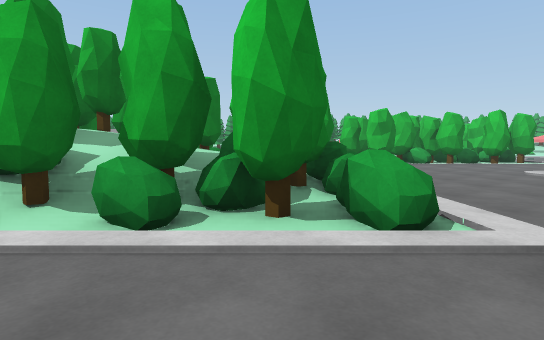
[1] (above)

23 first-person views from a walk through a scene from a Unity 3-D project. The camera is 1.2 m above the floor, tilts 4° down and sees 80° across. The floor is counted in squares, 2 m on a side. Each view is taken from the middle of a square. On the plan, view 1 faces up. The plan holds only what a view shows up to about 10 squares ahead; the rest is blank. The place goes on beyond the plan. Some animated figures are left out.

[2]
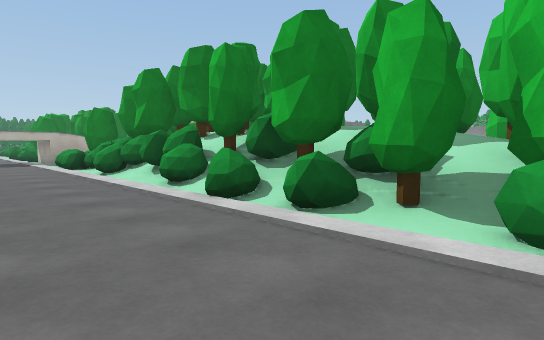

[3]
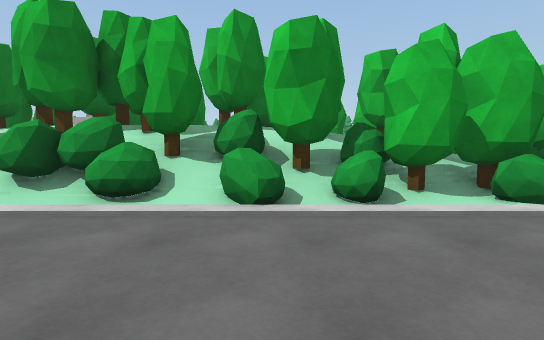

[4]
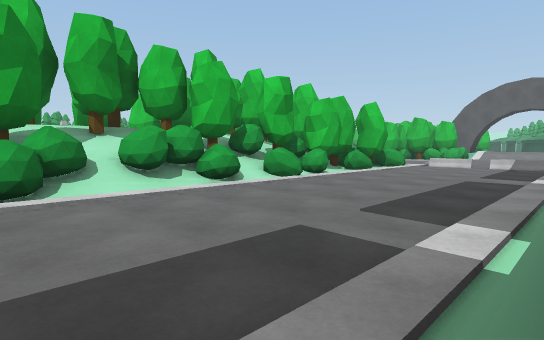

[5]
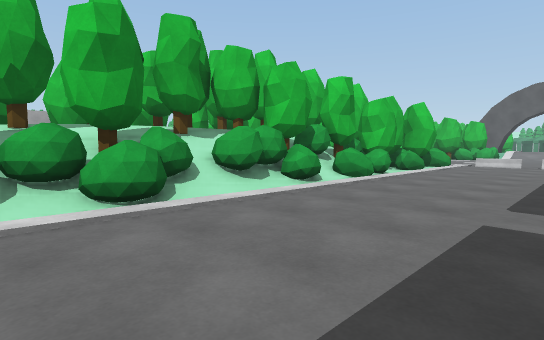

[6]
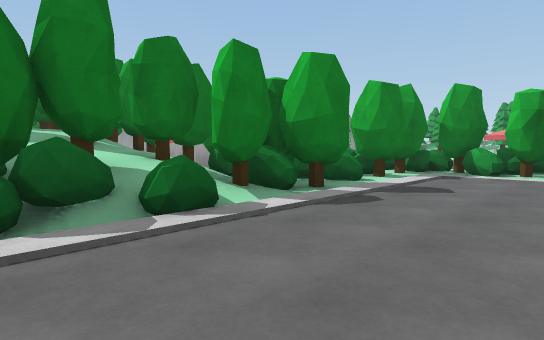

[7]
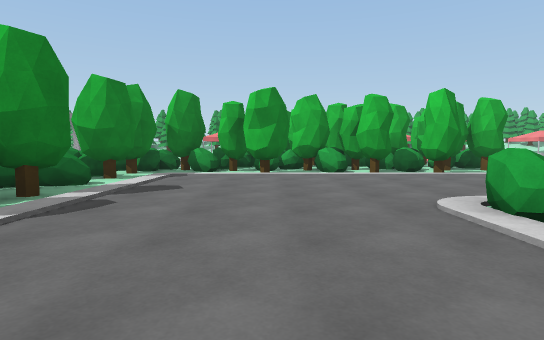

[8]
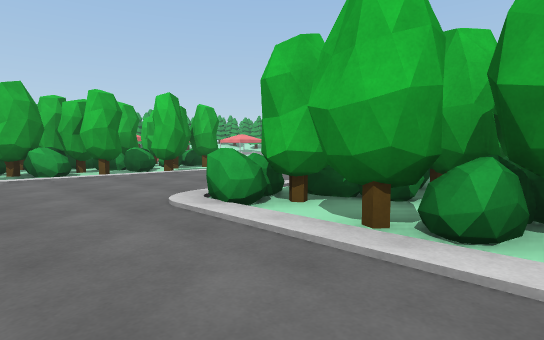

[9]
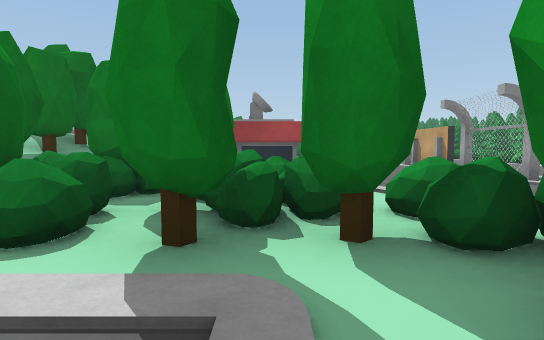

[10]
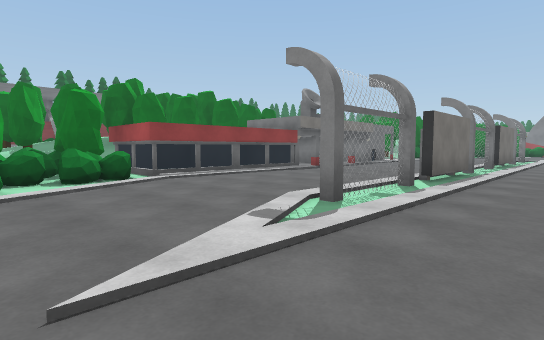

[11]
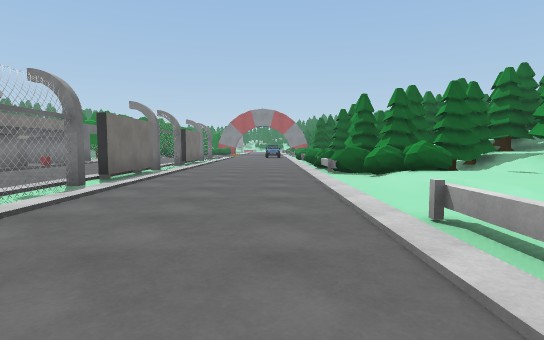

[12]
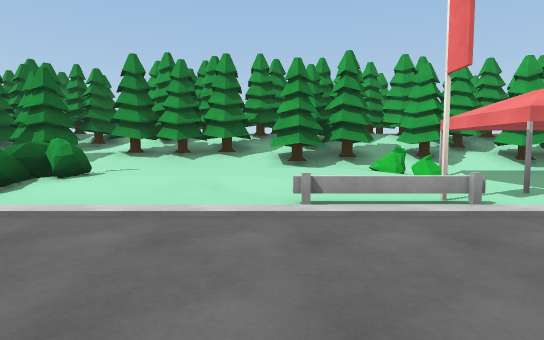

[13]
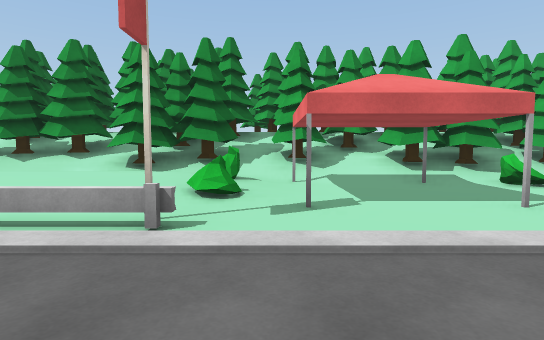

[14]
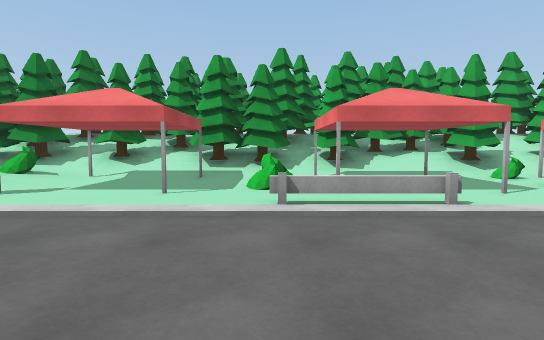

[15]
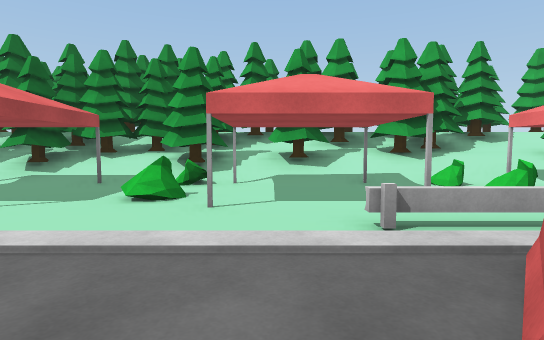

[16]
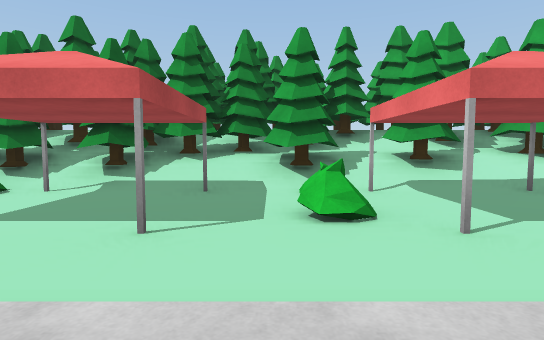

[17]
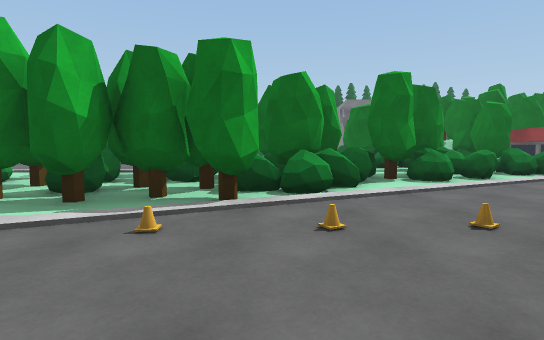

[18]
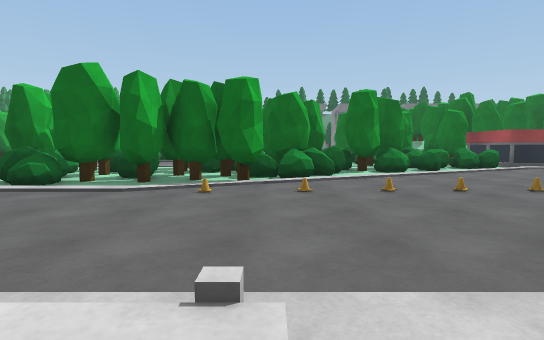

[19]
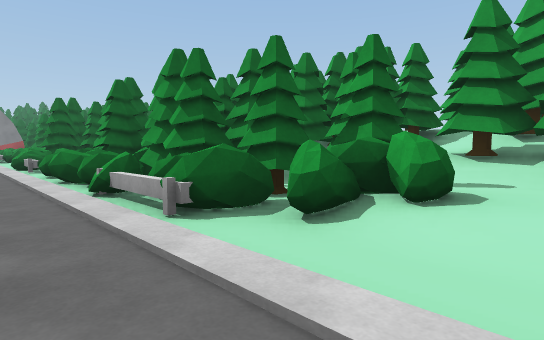

[20]
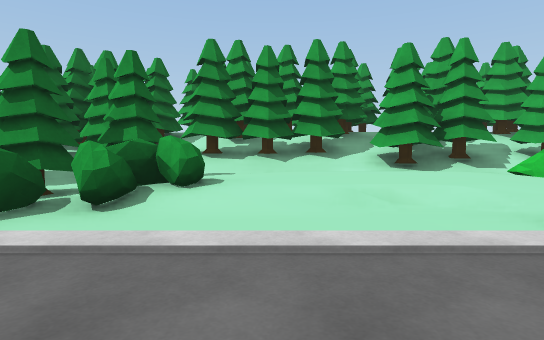

[21]
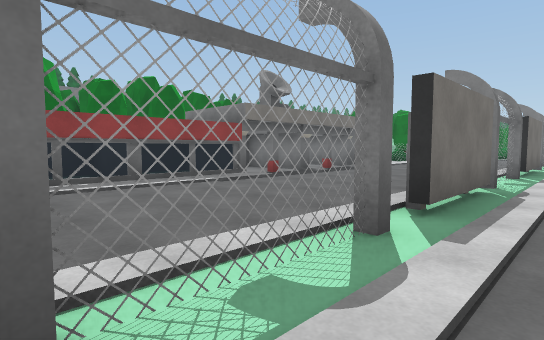

[22]
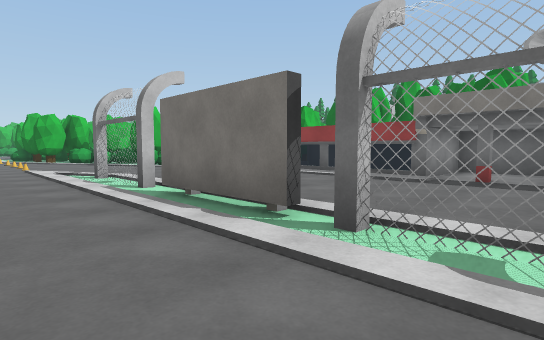

[23]
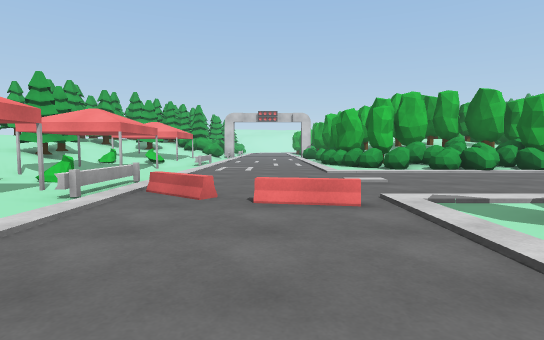

### Floor plan
Key: @ floor where view 1 was taken; # wall or solid block; x gap in a wall; . main floor; : floor 0.25 m higher than the main floor; + floor 0.5 m higher than the main floor; / step, stairs or slope; = window, fence, low wall or low ledge; ^ raised ledge; T tree; B bush; G garage; E tent; O other object.
Columns run from 10 left of view 1 to 17 right of it. Each row starts with its distance up from view 1.
 28  OOTOO OTOOOO   TOTTTTOOT  T
 27 OTTTTTTTTTTTTTOTT  TTTOTTTOT
 26 OTTTTTTTTTTTTTT####TTTTTTTT
 25 OTTTTTTTTTTTTTTTTTTTTTTTT/TT
 24 TTTTTT:TTT/T/TTT//TTTT/T//TT
 23 TTTT:++++BE..EB....EB..BE..O
 22 T TBB++++B....B....B...B  .O
 21 OTBB/////#E..E.E........E../
 20 ........=.....=.=....==.....
 19 .....................+......
 18 ............................
 17 ............................
 16 ##OOOx#.........T.B.........
 15 ...............TTTT ......BO
 14 .............BBTTBTO ..../.B
 13 ..........BBBTBTBBBOT  ..BOB
 12 ........B/.BBTB.T.T..   ..B
 11 #  #####BBBT..T.B.T      BBT
 10 G  #####TBOT.......
  9 ##G####TBBB.........
  8   TTTTTTBBTT........
  7 TTTTTTTTTTTT....BB
  6 TTTTTTTTTTTB.....TBO
  5 TTTTTTTTTTTB....BBTT
  4 TTTTTTTTBTBB.....T
  3 OBBBBBBBTBTB..
  2 ......B..../.
  1 .........../
  0 ..........@.
 -1 ............
 -2  .^^^.^

Where each view was taken, in squares from view 1:
view 1: 0 up, 0 right, facing up
view 2: 0 up, 1 left, facing up-left
view 3: 1 down, 4 left, facing up
view 4: 2 down, 9 left, facing up-right
view 5: 1 down, 10 left, facing up-right
view 6: 4 up, 4 right, facing up-left
view 7: 4 up, 4 right, facing up
view 8: 4 up, 4 right, facing up-right
view 9: 11 up, 3 right, facing left
view 10: 18 up, 0 right, facing down-left
view 11: 19 up, 0 right, facing left
view 12: 17 up, 3 left, facing up
view 13: 18 up, 0 right, facing up
view 14: 17 up, 4 right, facing up
view 15: 18 up, 10 right, facing up
view 16: 19 up, 8 right, facing up
view 17: 19 up, 4 right, facing down
view 18: 21 up, 4 right, facing down
view 19: 19 up, 5 left, facing up-left
view 20: 18 up, 5 left, facing up
view 21: 17 up, 3 left, facing down-left
view 22: 18 up, 10 left, facing down-right
view 23: 18 up, 7 right, facing right
